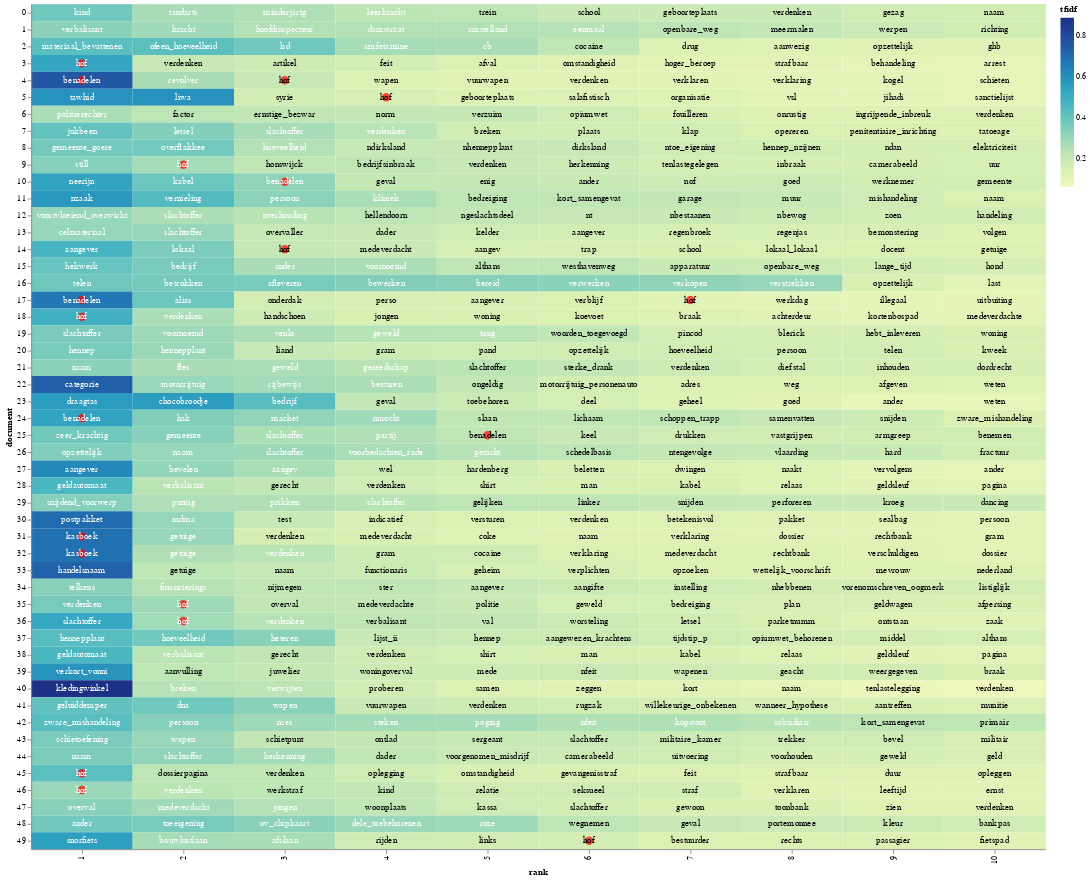

Write notebook code for a chart like this one.
### Code cell
# Doesn't work due to the length constraint of a document (max. 5000)

import altair as alt
import numpy as np

# Terms in this list will get a red dot in the visualization
term_list = ['benadelen', 'kasboek', 'hof']

# adding a little randomness to break ties in term ranking
top_tfidf_plusRand = top_tfidf.copy()
top_tfidf_plusRand = top_tfidf_plusRand.iloc[:500,]
top_tfidf_plusRand['tfidf'] = top_tfidf_plusRand['tfidf'] + np.random.rand(top_tfidf_plusRand.shape[0])*0.0001

# base for all visualizations, with rank calculation
base = alt.Chart(top_tfidf_plusRand).encode(
    x = 'rank:O',
    y = 'document:N'
).transform_window(
    rank = "rank()",
    sort = [alt.SortField("tfidf", order="descending")],
    groupby = ["document"],
)

# heatmap specification
heatmap = base.mark_rect().encode(
    color = 'tfidf:Q'
)

# red circle over terms in above list
circle = base.mark_circle(size=100).encode(
    color = alt.condition(
        alt.FieldOneOfPredicate(field='term', oneOf=term_list),
        alt.value('red'),
        alt.value('#FFFFFF00')        
    )
)

# text labels, white for darker heatmap colors
text = base.mark_text(baseline='middle').encode(
    text = 'term:N',
    color = alt.condition(alt.datum.tfidf >= 0.23, alt.value('white'), alt.value('black'))
)

# display the three superimposed visualizations
(heatmap + circle + text).properties(width = 1200)

### Figure 1 — Vega-Lite specification as saved in the notebook (floating-point values rounded to 4 significant figures; data arrays with more than 128 entries replaced by an {"elided": "..."} marker saying what was removed)
{"config": {"view": {"continuousWidth": 400, "continuousHeight": 300}}, "layer": [{"mark": "rect", "encoding": {"color": {"field": "tfidf", "type": "quantitative"}, "x": {"field": "rank", "type": "ordinal"}, "y": {"field": "document", "type": "nominal"}}, "transform": [{"window": [{"op": "rank", "field": "", "as": "rank"}], "groupby": ["document"], "sort": [{"field": "tfidf", "order": "descending"}]}]}, {"mark": {"type": "circle", "size": 100}, "encoding": {"color": {"condition": {"value": "red", "test": {"field": "term", "oneOf": ["benadelen", "kasboek", "hof"]}}, "value": "#FFFFFF00"}, "x": {"field": "rank", "type": "ordinal"}, "y": {"field": "document", "type": "nominal"}}, "transform": [{"window": [{"op": "rank", "field": "", "as": "rank"}], "groupby": ["document"], "sort": [{"field": "tfidf", "order": "descending"}]}]}, {"mark": {"type": "text", "baseline": "middle"}, "encoding": {"color": {"condition": {"value": "white", "test": "(datum.tfidf >= 0.23)"}, "value": "black"}, "text": {"field": "term", "type": "nominal"}, "x": {"field": "rank", "type": "ordinal"}, "y": {"field": "document", "type": "nominal"}}, "transform": [{"window": [{"op": "rank", "field": "", "as": "rank"}], "groupby": ["document"], "sort": [{"field": "tfidf", "order": "descending"}]}]}], "data": {"name": "data-99d53849302e3392fe33a6e2623203ce"}, "width": 1200, "$schema": "https://vega.github.io/schema/vega-lite/v4.17.0.json", "datasets": {"data-99d53849302e3392fe33a6e2623203ce": {"elided": "500 records"}}}
